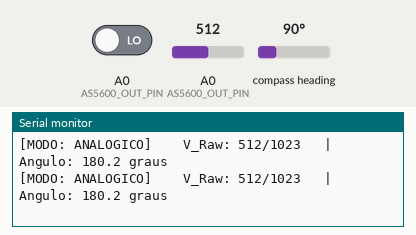
The sketch below on a simulated Arduino Uno, built with avr-gcc and run on an emulated ATmega328P. Parts: the last lines printed to the serial monitor. Wiring (inferred from the names in the program): AS5600 angle sensor at I2C address 0x36. The inputs (shaded band) are chosen by the test bench; at power-on: A0 (AS5600_OUT_PIN) = 512, A0 (AS5600_OUT_PIN) LOW, compass heading 90°.

Above: at 2.2 s.
2.3 s: A0 (AS5600_OUT_PIN) set to 716
At 2.66 s:
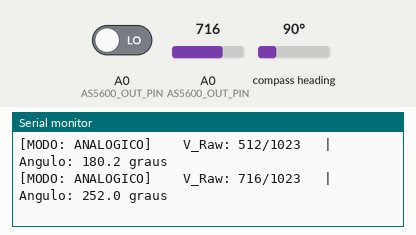
3.8 s: A0 (AS5600_OUT_PIN) set to 900
At 3.82 s:
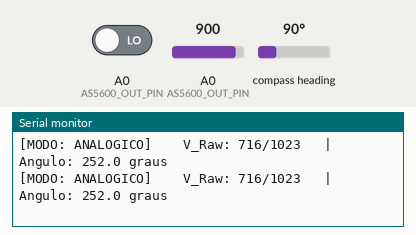
Timing chart, 0 to 6.8 s (numbered marks = the images above; inputs shaded):
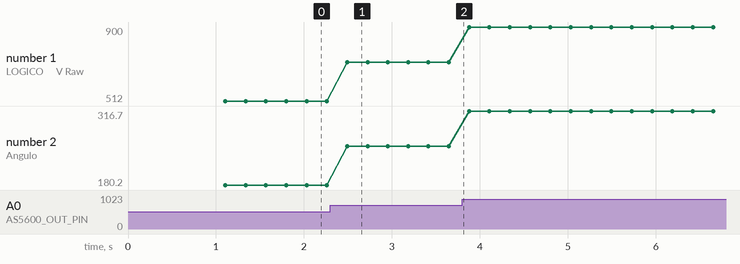

The sketch:

arduino_all_in_one_test.ino
```cpp
/*
 * ============================================================================
 *  EB-15 Robotic Arm — Leitor de Pino OUT Universal c/ Auto-Config PWM
 * ============================================================================
 *  FUNCIONALIDADES:
 *  1. No setup(), o Arduino usa I2C para forçar a RAM do AS5600 para PWM.
 *  2. No loop(), o Arduino escuta o pino "OUT" e auto-detecta o pulso.
 *  3. Se a comunicacao I2C der certo, a tela vai mudar magicamente de
 *     [MODO: ANALOGICO] para [MODO: PWM] indicando o sucesso da configuração!
 *
 *  PINAGEM OBRIGATORIA:
 *  - 5V  -> VDD5V do AS5600
 *  - GND -> GND do AS5600
 *  - A4  -> SDA do AS5600 (Para o comando I2C)
 *  - A5  -> SCL do AS5600 (Para o comando I2C)
 *  - A0  -> OUT do AS5600 (Para a leitura física do sinal PWM ou Analogico)
 * ============================================================================
 */

#include <Arduino.h>
#include <Wire.h> // Adicionado para a comunicacao I2C

#define AS5600_ADDR 0x36
#define CONF_REG_LSB 0x08
#define AS5600_OUT_PIN A0

void setup() {
  Serial.begin(115200);
  Wire.begin();

  delay(1000);
  Serial.println("\n\n================================================");
  Serial.println("  Teste de Diagnose do Registrador CONF (AS5600)");
  Serial.println("================================================");

  // 1. LER O VALOR ATUAL (ANTES)
  Wire.beginTransmission(AS5600_ADDR);
  Wire.write(CONF_REG_LSB);
  Wire.endTransmission();
  Wire.requestFrom(AS5600_ADDR, 1);
  byte conf_antes = 0;
  if (Wire.available()) conf_antes = Wire.read();

  Serial.print("[I2C] Registrador CONF_LSB antes do comando: 0x");
  Serial.println(conf_antes, HEX);

  // 2. ENVIAR A MUDANÇA PARA PWM
  Serial.println("\n[I2C] Injetando configuracao PWM (0x10) na RAM...");
  Wire.beginTransmission(AS5600_ADDR);
  // Escrevendo nos dois bytes do CONF para forçar (0x07 e 0x08)
  Wire.write(0x07);
  Wire.write(0x00); // 0x07: Filtros e watchdog padrao
  Wire.write(0x10); // 0x08: OUTS = 01 (PWM)
  byte err = Wire.endTransmission();

  delay(50); // Aguarda o chip processar internamente

  // 3. LER O VALOR NOVO (DEPOIS)
  Wire.beginTransmission(AS5600_ADDR);
  Wire.write(CONF_REG_LSB);
  Wire.endTransmission();
  Wire.requestFrom(AS5600_ADDR, 1);
  byte conf_depois = 0;
  if (Wire.available()) conf_depois = Wire.read();

  Serial.print("[I2C] Registrador CONF_LSB DEPOIS do comando: 0x");
  Serial.println(conf_depois, HEX);

  if (err == 0) {
    if (conf_depois == 0x10) {
      Serial.println("\n[I2C] SUCESSO ABSOLUTO! O chip aceitou virar PWM.");
    } else {
      Serial.println("\n[ERRO CRITICO DE HARDWARE] O chip REJEITOU a configuracao!");
      Serial.println("Sintoma: O I2C entregou os dados, mas o AS5600 ignorou e manteve o valor antigo.");
      Serial.println("Motivo Provavel: Como seu ZMCO e 1, este chip teve o modo Analogico QUEIMADO definitivamente (Permalock).");
      Serial.println("O pino OUT estara forcadamente travado em Analogico para sempre p/ este modulo as5600.");
    }
  } else {
    Serial.println("\n[I2C_ERRO] Falha na comunicacao I2C com o Encoder.");
  }

  Serial.println("\n[LEITURA] Escutando o pino fisico A0 do Arduino...\n");
}

void loop() {
  // Tenta ler pulsos na saída para ver se a configuracao I2C deu certo
  // 30 milissegundos de timeout é tempo de sobra para detectar os 115Hz do PWM
  // Lembrete: No Arduino Uno, os pinos Analogicos mapeiam p/ digital na ordem: A0 = 14
  unsigned long highT = pulseIn(14, HIGH, 30000);

  if (highT > 0) {
    unsigned long lowT = pulseIn(14, LOW, 30000);

    if (lowT > 0) {
      unsigned long period = highT + lowT;
      float dc = (float)highT / (float)period;

      float minDuty = 128.0 / 4119.0;
      float maxDuty = 4096.0 / 4119.0;

      // Limites de segurança fisicos
      float dc_clamped = dc;
      if (dc_clamped < minDuty) dc_clamped = minDuty;
      if (dc_clamped > maxDuty) dc_clamped = maxDuty;

      float angle = ((dc_clamped - minDuty) / (maxDuty - minDuty)) * 360.0;

      Serial.print("[MODO: PWM] \t Duty: ");
      Serial.print(dc * 100.0, 1);
      Serial.print("% \t| Angulo: ");
      Serial.print(angle, 1);
      Serial.println(" graus");
    }
  }
  else {
    // Timeout absoluto - Sem onda quadrada. O chip voltou ou continua analogico por falha do I2C
    int analogVal = analogRead(AS5600_OUT_PIN);

    float angle = ((float)analogVal / 1023.0) * 360.0;

    Serial.print("[MODO: ANALOGICO] \t V_Raw: ");
    Serial.print(analogVal);
    Serial.print("/1023 \t| Angulo: ");
    Serial.print(angle, 1);
    Serial.println(" graus");
  }

  // Refresha a tela 5x por segundo
  delay(200);
}
```

Measured:
- after the input at 2.3 s, the serial monitor: prints a new line after 0.19 s (image 1)
- plotted number 1: 512 → 716 after the input at 2.3 s, 716 → 900 after the input at 3.8 s
- plotted number 2: 180.2 → 252 after the input at 2.3 s, 252 → 316.7 after the input at 3.8 s
